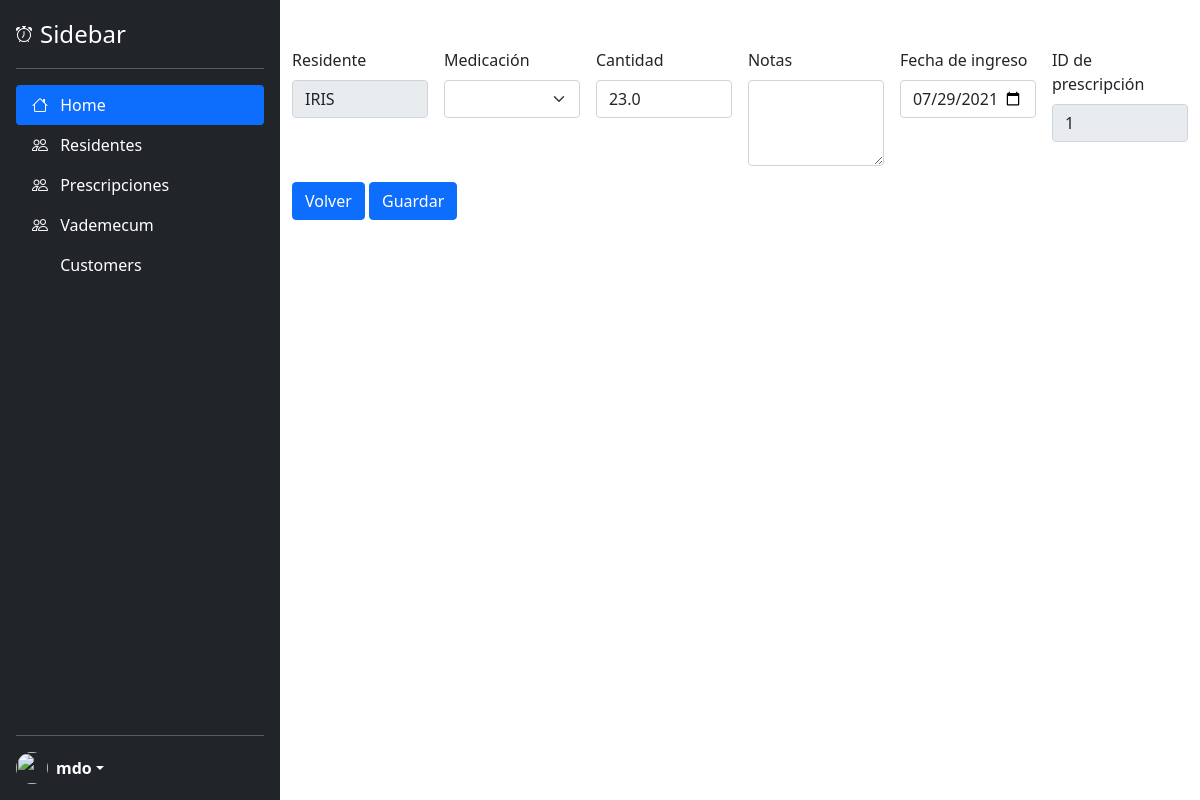
Before: /stock_details/2 with the older database file.
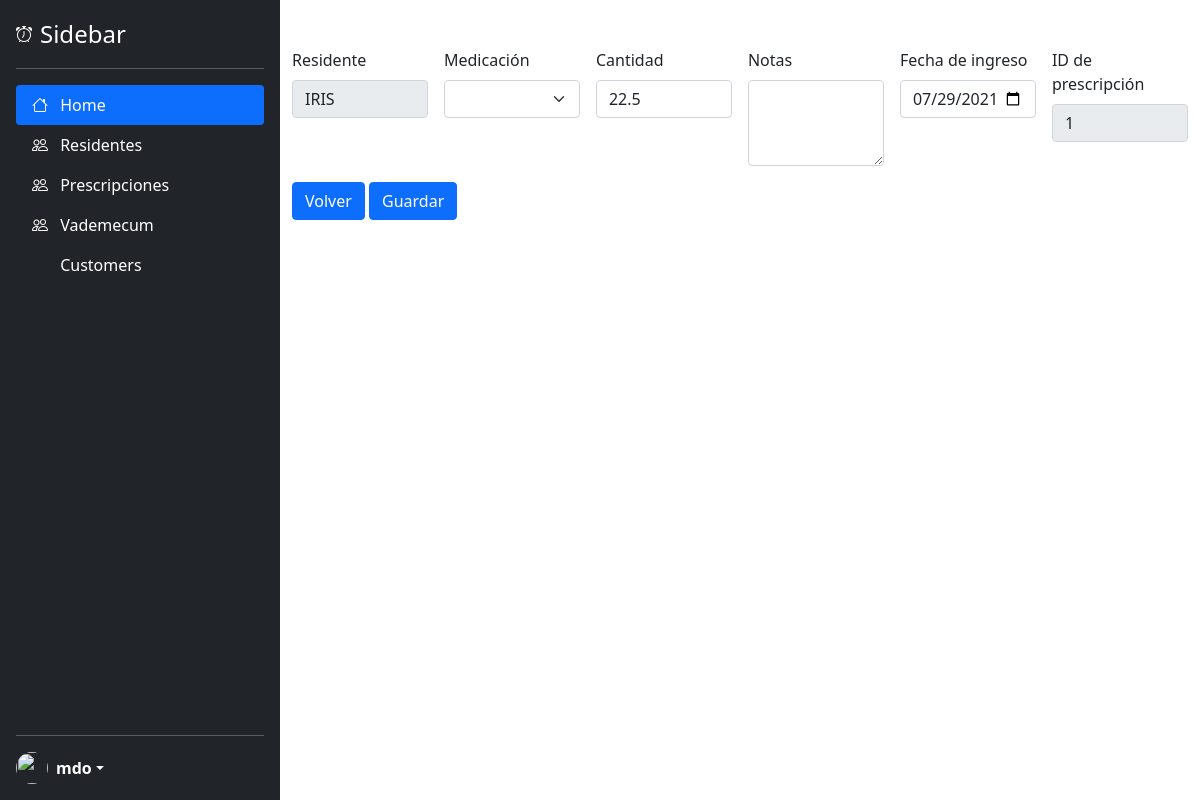
After: the same page with the newer database file.
### tables this page shows
CREATE TABLE "stock" (
	"stock_id"	INTEGER,
	"resident_id"	INTEGER NOT NULL,
	"medication_id"	INTEGER NOT NULL,
	"amount"	REAL,
	"notes"	TEXT,
	"date"	DATE NOT NULL,
	"prescription_id"	INTEGER NOT NULL,
	PRIMARY KEY("stock_id" AUTOINCREMENT)
);

### main.py (the view)
@app.route("/stock_details/<int:stock_id>", methods = ["GET"])
def stock_details(stock_id):
    stock = get_stock_by_id(stock_id)
    medications_list = get_medications_list()
    for medication in medications_list:
        medication.to_show_in_html()
    stock.to_show_in_html()
    return render_template("/stock_details.html", stock = stock, medications_list = medications_list)

### src/resident.py (called while the page is built)
def create_resident_dictionary(resident_tuple):
    resident_dictionary = {
        "resident_id" : resident_tuple[0],
        "name" : resident_tuple[1],
        "last_name" : resident_tuple[2],
        "status" : resident_tuple[3],
        "admission_date" : resident_tuple[4],
        "birth_date" : resident_tuple[5],
        "age" : resident_tuple[6],
        "gender" : resident_tuple[7],
        "citizenship" : resident_tuple[8],
        "marital_status" : resident_tuple[9],
        "id_type" : resident_tuple[10],
        "id_number" : resident_tuple[11],
        "address" : resident_tuple[12],
        "city" : resident_tuple[13],
        "prepaid" : resident_tuple[14],
        "affiliation_number" : resident_tuple[15],
        "nickname" : resident_tuple[16]
    }
    return resident_dictionary

def get_resident_by_id(resident_id):
    with sqlite3.connect("./ayekan.db") as conn:
        cursor = conn.cursor()
        cursor.execute(f'SELECT * FROM residents WHERE resident_id="{resident_id}";')
        result = cursor.fetchone()
        resident_dictionary = create_resident_dictionary(result)
        resident = Resident(resident_dictionary)
        return resident

### app/templates/stock_details.html (shortened to what this page needs)
{% extends "base.html" %}
{% block content %}
<form class="row g-3 needs-validation" method="post" action="/adjust_stock">
    <div class="col-md-2">
        <label for="resident_id" class="form-label">Residente</label>
        <input type="text" class="form-control" name="resident_id" value="{{ stock.resident_id }}" required readonly>
    </div>
    <div class="col-md-2">
        <label for="medication_id" class="form-label">Medicación</label>
        <select class="form-select" aria-label="Default select example" name="medication_id">
            {% for medication in medications_list %}
                <option value="{{ medication.id }}">{{ medication.commercial_name }}</option>
            {% endfor %}
        </select>
    </div>
    <div class="col-md-2">
        <label for="amount" class="form-label">Cantidad</label>
        <input type="number" step="0.5" class="form-control" name="amount" value="{{ stock.amount }}" required>
    </div>
    <div class="col-md-2">
        <label for="notes" class="form-label">Notas</label>
        <textarea class="form-control" name="notes" value="{{ stock.notes }}" rows="3"></textarea>
    </div>
    <div class="col-md-2">
        <label for="date" class="form-label">Fecha de ingreso</label>
        <input type="date" class="form-control" name="date" value="{{ stock.date }}" required>
    </div>
    <div class="col-md-2">
        <label for="prescription_id" class="form-label">ID de prescripción</label>
        <input type="text" class="form-control" name="prescription_id" value="{{ stock.prescription_id }}" required readonly>
    </div>
    <div class="col-12">
        <a href="{{ url_for('stock_list', prescription_id = stock.prescription_id) }}" class="btn btn-primary">Volver</a>
        <button type="submit" class="btn btn-primary">Guardar</button>
    </div>
</form>
{% endblock %}

Changed rows visible on the page:
changed stock: amount "23.0" → "22.5"
